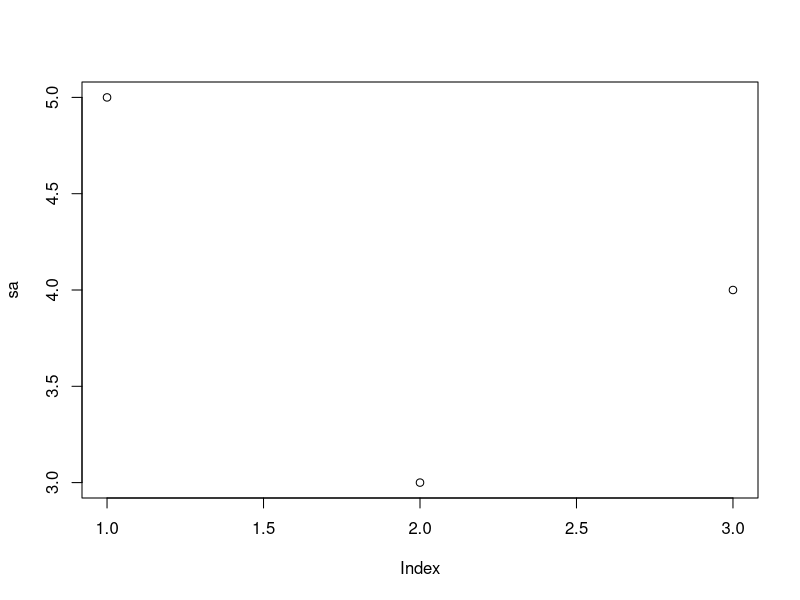

This figure's R source:
theMatrix <- matrix(1:9, nrow = 3, ncol = 3)
apply(theMatrix, 1, sum)
apply(theMatrix, 2, sum)
rowSums(theMatrix)
colSums(theMatrix)
theMatrix[2,1] <- NA

apply(theMatrix, 1, sum)
apply(theMatrix, 2, sum)

apply(theMatrix, 1, sum, na.rm=T)
apply(theMatrix, 2, sum, na.rm=T)
rowSums(theMatrix)
rowSums(theMatrix, na.rm = T)

#list

theList <- list(A = matrix(1:9, nrow = 3), B=1:5, C= matrix(1:4, 2))
theList
lapply(theList, sum)
sapply(theList, sum)
theNames <- c("Jared", "Deb", "Paul")
lapply(theNames, nchar)
sa<-sapply(theNames, nchar)
typeof(sa)
sum(sa)
plot(sa)
firstList <- list(A= matrix(1:16, 4), B=matrix(1:16, 2), C=1:5)
secondList <- list(A = matrix(1:16, 4), B= matrix(1:16, 8), C=15:1)
mapply(identical, firstList, secondList)
simpleFunc <- function(x, y){
  NROW(x) + NROW(y)
}

mapply(simpleFunc, firstList, secondList)
15:1

#aggregate

require(ggplot2)
data("diamonds")
head(diamonds)

aggregate(price~cut, diamonds, mean)

aggregate(price ~ cut + color, diamonds, mean)

aggregate(cbind(price, carat) ~ cut, diamonds, mean)

aggregate(cbind(price, carat) ~ cut + color, diamonds, mean)

#plyr

require(plyr)

head(baseball)
data("baseball")
baseball$sf[baseball$year < 1954] <-0
any(is.na(baseball$sf))
baseball$hbp[is.na(baseball$hbp)] <- 0

#above 50 ab

baseball <- baseball[baseball$ab >=50, ]

baseball$OBP <- with(baseball, (h+ bb + hbp)/(ab + bb + hbp + sf))
tail(baseball)


obp <- function(data){
  c(OBP = with(data, sum(h + bb + hbp)/sum(ab + bb + hbp + sf)))
}

carrerOBP <- ddply(baseball, .variables = "id", .fun = obp)
carrerOBP <- carrerOBP[order(carrerOBP$OBP, decreasing=TRUE),]
head(carrerOBP, 10)

#llply

lapply(theList, sum)
llply(theList, sum)

sapply(theList, sum)
laply(theList, sum)

aggregate(price~cut, diamonds, each(mean, median))

dlply(baseball, "id", nrow)
system.time(dlply(baseball, "id", nrow))
iBaseball <- idata.frame(baseball)
system.time(dlply(iBaseball, "id", nrow))

